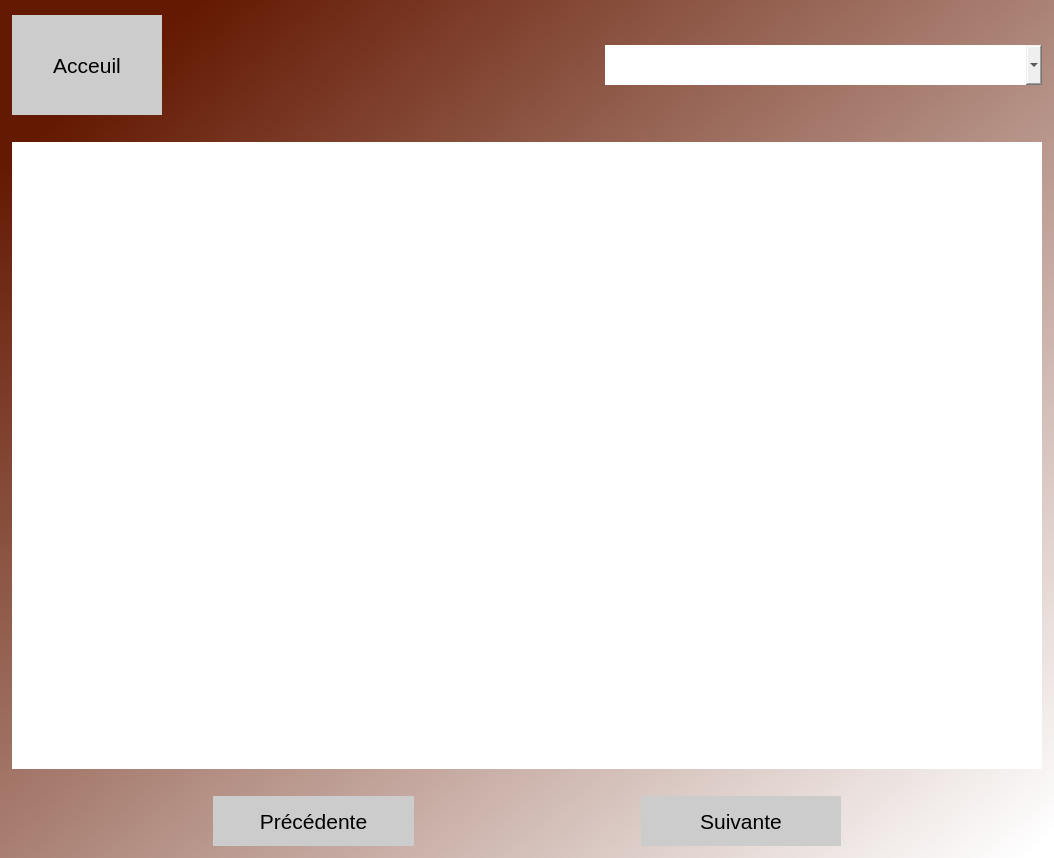
<?xml version="1.0" encoding="UTF-8"?>
<ui version="4.0">
 <class>EcranChapitres</class>
 <widget class="QDialog" name="EcranChapitres">
  <property name="geometry">
   <rect>
    <x>0</x>
    <y>0</y>
    <width>1054</width>
    <height>858</height>
   </rect>
  </property>
  <property name="sizePolicy">
   <sizepolicy hsizetype="Expanding" vsizetype="Expanding">
    <horstretch>0</horstretch>
    <verstretch>0</verstretch>
   </sizepolicy>
  </property>
  <property name="windowTitle">
   <string>Dialog</string>
  </property>
  <layout class="QVBoxLayout" name="verticalLayout_2">
   <property name="spacing">
    <number>0</number>
   </property>
   <property name="leftMargin">
    <number>0</number>
   </property>
   <property name="topMargin">
    <number>0</number>
   </property>
   <property name="rightMargin">
    <number>0</number>
   </property>
   <property name="bottomMargin">
    <number>0</number>
   </property>
   <item>
    <widget class="QWidget" name="bgwidget" native="true">
     <property name="sizePolicy">
      <sizepolicy hsizetype="Expanding" vsizetype="Expanding">
       <horstretch>0</horstretch>
       <verstretch>0</verstretch>
      </sizepolicy>
     </property>
     <property name="autoFillBackground">
      <bool>false</bool>
     </property>
     <property name="styleSheet">
      <string notr="true">QWidget#bgwidget{
background: qlineargradient(spread:pad, x1:0.091, y1:0.101636, x2:0.991379, y2:0.977, stop:0 rgba(100, 25, 2, 255), stop:1 rgba(255, 255, 255, 255));}</string>
     </property>
     <layout class="QVBoxLayout" name="verticalLayout">
      <property name="spacing">
       <number>0</number>
      </property>
      <property name="leftMargin">
       <number>0</number>
      </property>
      <property name="topMargin">
       <number>0</number>
      </property>
      <property name="rightMargin">
       <number>0</number>
      </property>
      <property name="bottomMargin">
       <number>0</number>
      </property>
      <item>
       <widget class="QGroupBox" name="groupBox">
        <property name="sizePolicy">
         <sizepolicy hsizetype="Expanding" vsizetype="Maximum">
          <horstretch>0</horstretch>
          <verstretch>0</verstretch>
         </sizepolicy>
        </property>
        <property name="maximumSize">
         <size>
          <width>16777215</width>
          <height>16777215</height>
         </size>
        </property>
        <property name="styleSheet">
         <string notr="true">border-style: none;

</string>
        </property>
        <property name="title">
         <string/>
        </property>
        <layout class="QHBoxLayout" name="horizontalLayout_2">
         <item>
          <widget class="QPushButton" name="retour_accueil_pushButton">
           <property name="sizePolicy">
            <sizepolicy hsizetype="Expanding" vsizetype="Maximum">
             <horstretch>0</horstretch>
             <verstretch>0</verstretch>
            </sizepolicy>
           </property>
           <property name="minimumSize">
            <size>
             <width>150</width>
             <height>100</height>
            </size>
           </property>
           <property name="maximumSize">
            <size>
             <width>150</width>
             <height>100</height>
            </size>
           </property>
           <property name="font">
            <font>
             <pointsize>16</pointsize>
            </font>
           </property>
           <property name="cursor">
            <cursorShape>PointingHandCursor</cursorShape>
           </property>
           <property name="styleSheet">
            <string notr="true">:!active, :active{
border-style: 1px;
background: rgb(204,204,204);
}
:hover{
border-style: 1px;
background: rgb(100,255,100);
}
</string>
           </property>
           <property name="text">
            <string>Acceuil</string>
           </property>
          </widget>
         </item>
         <item>
          <spacer name="horizontalSpacer">
           <property name="orientation">
            <enum>Qt::Horizontal</enum>
           </property>
           <property name="sizeType">
            <enum>QSizePolicy::Expanding</enum>
           </property>
           <property name="sizeHint" stdset="0">
            <size>
             <width>40</width>
             <height>20</height>
            </size>
           </property>
          </spacer>
         </item>
         <item>
          <widget class="QComboBox" name="selection_chapitre_comboBox_2">
           <property name="sizePolicy">
            <sizepolicy hsizetype="Expanding" vsizetype="Maximum">
             <horstretch>0</horstretch>
             <verstretch>0</verstretch>
            </sizepolicy>
           </property>
           <property name="minimumSize">
            <size>
             <width>300</width>
             <height>25</height>
            </size>
           </property>
           <property name="maximumSize">
            <size>
             <width>600</width>
             <height>40</height>
            </size>
           </property>
           <property name="baseSize">
            <size>
             <width>0</width>
             <height>50</height>
            </size>
           </property>
           <property name="cursor">
            <cursorShape>IBeamCursor</cursorShape>
           </property>
           <property name="mouseTracking">
            <bool>false</bool>
           </property>
           <property name="tabletTracking">
            <bool>false</bool>
           </property>
           <property name="contextMenuPolicy">
            <enum>Qt::DefaultContextMenu</enum>
           </property>
           <property name="styleSheet">
            <string notr="true">:active{
border-style: 3px black;
background: rgb(255,255,255);
}
:hover{
border-style: 3px black;
background: rgb(204,255,229);
}</string>
           </property>
           <property name="maxVisibleItems">
            <number>15</number>
           </property>
           <property name="minimumContentsLength">
            <number>1</number>
           </property>
          </widget>
         </item>
        </layout>
       </widget>
      </item>
      <item>
       <widget class="QGroupBox" name="groupBox_3">
        <property name="sizePolicy">
         <sizepolicy hsizetype="Expanding" vsizetype="Expanding">
          <horstretch>0</horstretch>
          <verstretch>0</verstretch>
         </sizepolicy>
        </property>
        <property name="styleSheet">
         <string notr="true">border-style: none;
</string>
        </property>
        <property name="title">
         <string/>
        </property>
        <layout class="QHBoxLayout" name="horizontalLayout_3">
         <property name="sizeConstraint">
          <enum>QLayout::SetMaximumSize</enum>
         </property>
         <item>
          <widget class="QTextBrowser" name="ecran_affichage_chapitre_textBrowser">
           <property name="minimumSize">
            <size>
             <width>0</width>
             <height>0</height>
            </size>
           </property>
           <property name="maximumSize">
            <size>
             <width>16777215</width>
             <height>16777215</height>
            </size>
           </property>
           <property name="cursor" stdset="0">
            <cursorShape>IBeamCursor</cursorShape>
           </property>
           <property name="contextMenuPolicy">
            <enum>Qt::NoContextMenu</enum>
           </property>
           <property name="readOnly">
            <bool>true</bool>
           </property>
           <property name="html">
            <string>&lt;!DOCTYPE HTML PUBLIC &quot;-//W3C//DTD HTML 4.0//EN&quot; &quot;http://www.w3.org/TR/REC-html40/strict.dtd&quot;&gt;
&lt;html&gt;&lt;head&gt;&lt;meta name=&quot;qrichtext&quot; content=&quot;1&quot; /&gt;&lt;style type=&quot;text/css&quot;&gt;
p, li { white-space: pre-wrap; }
&lt;/style&gt;&lt;/head&gt;&lt;body style=&quot; font-family:'MS Shell Dlg 2'; font-size:8.25pt; font-weight:400; font-style:normal;&quot;&gt;
&lt;p style=&quot;-qt-paragraph-type:empty; margin-top:0px; margin-bottom:0px; margin-left:0px; margin-right:0px; -qt-block-indent:0; text-indent:0px; font-size:7.8pt;&quot;&gt;&lt;br /&gt;&lt;/p&gt;&lt;/body&gt;&lt;/html&gt;</string>
           </property>
           <property name="tabStopWidth">
            <number>82</number>
           </property>
           <property name="tabStopDistance">
            <double>82.000000000000000</double>
           </property>
           <property name="openExternalLinks">
            <bool>false</bool>
           </property>
          </widget>
         </item>
        </layout>
       </widget>
      </item>
      <item>
       <widget class="QGroupBox" name="groupBox_2">
        <property name="sizePolicy">
         <sizepolicy hsizetype="Expanding" vsizetype="Maximum">
          <horstretch>0</horstretch>
          <verstretch>0</verstretch>
         </sizepolicy>
        </property>
        <property name="styleSheet">
         <string notr="true">border-style: none;</string>
        </property>
        <property name="title">
         <string/>
        </property>
        <layout class="QHBoxLayout" name="horizontalLayout">
         <item>
          <spacer name="horizontalSpacer_3">
           <property name="orientation">
            <enum>Qt::Horizontal</enum>
           </property>
           <property name="sizeHint" stdset="0">
            <size>
             <width>40</width>
             <height>20</height>
            </size>
           </property>
          </spacer>
         </item>
         <item>
          <widget class="QPushButton" name="page_precedente_pushButton_2">
           <property name="sizePolicy">
            <sizepolicy hsizetype="Expanding" vsizetype="Maximum">
             <horstretch>0</horstretch>
             <verstretch>0</verstretch>
            </sizepolicy>
           </property>
           <property name="minimumSize">
            <size>
             <width>200</width>
             <height>50</height>
            </size>
           </property>
           <property name="maximumSize">
            <size>
             <width>300</width>
             <height>50</height>
            </size>
           </property>
           <property name="font">
            <font>
             <pointsize>16</pointsize>
            </font>
           </property>
           <property name="cursor">
            <cursorShape>PointingHandCursor</cursorShape>
           </property>
           <property name="styleSheet">
            <string notr="true">:!active, :active{
border-style: 1px;
background: rgb(204,204,204);
}
:hover{
border-style: 1px;
background: rgb(100,255,100);
}
</string>
           </property>
           <property name="text">
            <string>Précédente</string>
           </property>
          </widget>
         </item>
         <item>
          <spacer name="horizontalSpacer_2">
           <property name="orientation">
            <enum>Qt::Horizontal</enum>
           </property>
           <property name="sizeHint" stdset="0">
            <size>
             <width>221</width>
             <height>20</height>
            </size>
           </property>
          </spacer>
         </item>
         <item>
          <widget class="QPushButton" name="page_suivante_pushButton_3">
           <property name="sizePolicy">
            <sizepolicy hsizetype="Expanding" vsizetype="Maximum">
             <horstretch>0</horstretch>
             <verstretch>0</verstretch>
            </sizepolicy>
           </property>
           <property name="minimumSize">
            <size>
             <width>200</width>
             <height>50</height>
            </size>
           </property>
           <property name="maximumSize">
            <size>
             <width>300</width>
             <height>50</height>
            </size>
           </property>
           <property name="font">
            <font>
             <pointsize>16</pointsize>
            </font>
           </property>
           <property name="cursor">
            <cursorShape>PointingHandCursor</cursorShape>
           </property>
           <property name="styleSheet">
            <string notr="true">:!active, :active{
border-style: 1px;
background: rgb(204,204,204);
}
:hover{
border-style: 1px;
background: rgb(100,255,100);
}
</string>
           </property>
           <property name="text">
            <string>Suivante</string>
           </property>
          </widget>
         </item>
         <item>
          <spacer name="horizontalSpacer_4">
           <property name="orientation">
            <enum>Qt::Horizontal</enum>
           </property>
           <property name="sizeHint" stdset="0">
            <size>
             <width>40</width>
             <height>20</height>
            </size>
           </property>
          </spacer>
         </item>
        </layout>
       </widget>
      </item>
     </layout>
    </widget>
   </item>
  </layout>
 </widget>
 <resources/>
 <connections/>
</ui>
